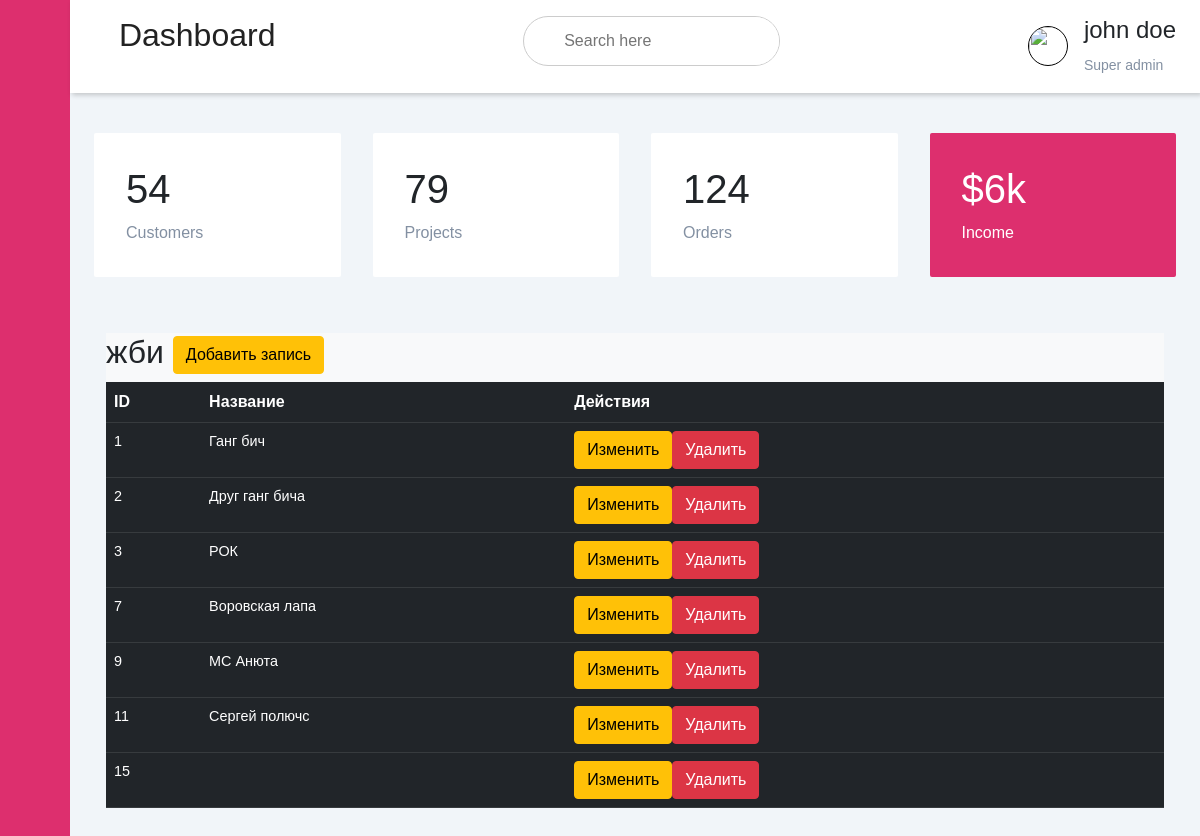
Page /edit/categories/1 on the earlier database version.
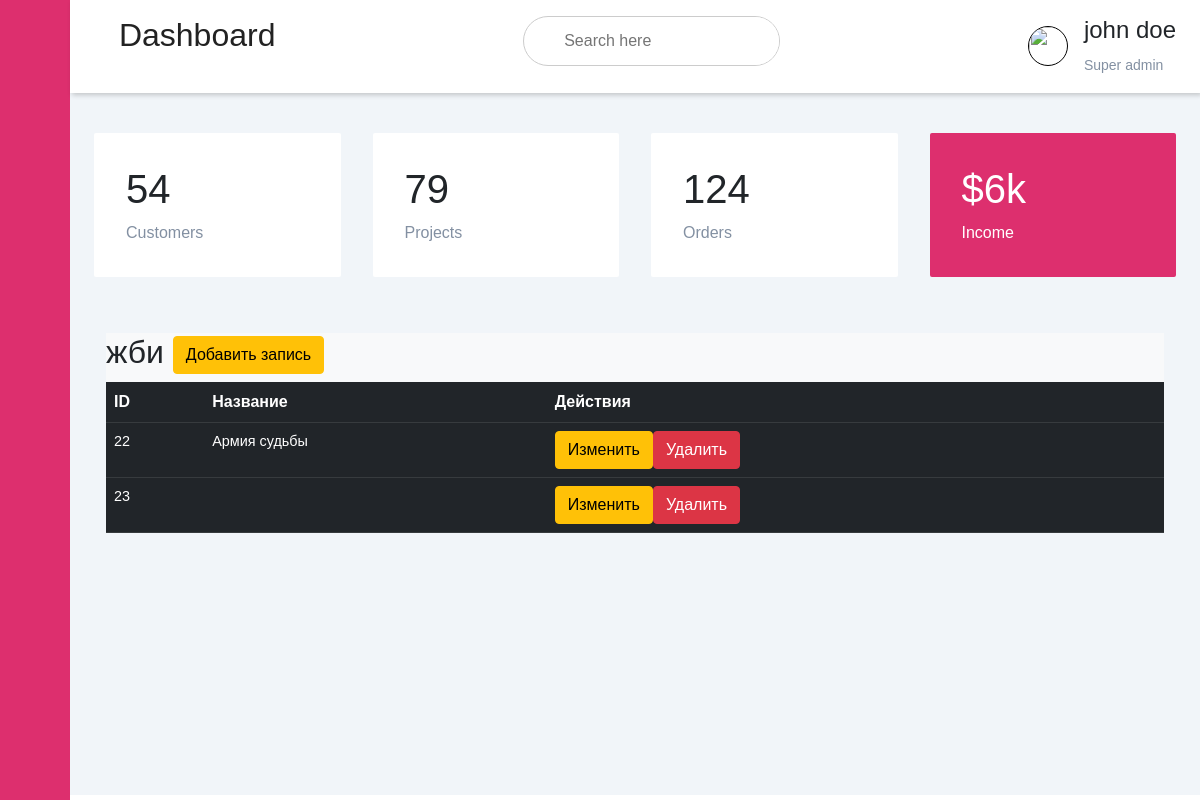
Same page on the later database version.
### app/models.py (models this page shows)
class Record(db.Model):
    __tablename__ = 'records'
    id = Column(Integer(), primary_key=True)
    name = Column(String(250), nullable=False, unique=True)
    photo = Column(BLOB)
    description = Column(TEXT)
    text = Column(TEXT)
    category_id = Column(Integer(), db.ForeignKey('categories.id'))
    created_at = Column(DateTime(), default=datetime.utcnow())

### app/editor_bp/routes/category_routes.py (the view)
@blueprint.route('/categories/<id>', methods=['GET', 'POST'])
def category(id):
    records = Record.query.filter_by(category_id=id).all()
    category_name = Category.query.filter_by(id=id).first().name
    title = category_name
    return render_template('editor_bp/category.html', records=records, category_name=category_name, title=title)

### app/editor_bp/templates/editor_bp/category.html (shortened to what this page needs)
{% extends 'base_edit_template.html' %}
{% block head %}
<link rel="stylesheet" href="{{url_for('admin.static', filename = 'css/bootstrap.min.css')}}">
{% endblock %}
{%block sidebar_menu%}
<div class="sidebar">
    <div class="sidebar-brand">
        <h2> <span>Админ панель</span></h2>
    </div>
    <div class="sidebar-menu">
        <ul>
            <li>
                <a href="{{url_for('editor.add_record')}}"><span class="las la-igloo"></span><span>Записи</span></a>
            </li>
            <li>
                <a href="{{url_for('editor.show_categories')}}"><span class="las la-users"></span><span>Категории</span></a>
            </li>
            <li>
                <a href="{{url_for('editor.menu')}}"><span class="las la-clipboard-list"></span><span>Меню</span></a>
            </li>
            <li>
                <a href=""><span class="las la-shopping-bag"></span><span>Быстрый доступ</span></a>
            </li>
            <li>
                <a href="{{url_for('editor.show_partners')}}"><span class="las la-receipt"></span><span>Партнеры</span></a>
            </li>
            <li>
                <a href=""><span class="las la-user-circle"></span><span>Правая панель</span></a>
            </li>
            <li>
                <a href=""><span class="las la-clipboard-list"></span><span>Метрики</span></a>
            </li>
        </ul>
    </div>
</div>
{%endblock%}
{% block header %}
{% include 'header.html' %}
{% endblock %}
{% block content %}
<div class="container">
    <div class="row">
        <div class="col md-12">
            <div class="bg-light p3">
                <h2>{{category_name}}
                    <a href="{{url_for('editor.add_record')}}" class="btn btn-warning btn-xs">Добавить запись</a>
                </h2>
                <table class="table table-hover table-dark">
                    <tr>
                        <th>ID</th>
                        <th>Название</th>
                        <th>Действия</th>
                    </tr>
                    {% for row in records %}
                    <tr>
                        <td>{{ row.id }}</td>
                        <td>{{ row.name }}</td>
                        <td>
                            <a href="{{url_for('editor.record', id=row.id)}}"
                               class="btn btn-warning btn-xs">Изменить</a>
                            <a href="{{url_for('editor.delete_record', id=row.id)}}" class="btn btn-danger btn-xs"
                               onclick="return confirm('Вы хотите удалить? ?')">Удалить</a>
                        </td>
                    </tr>
                    {% endfor%}
                </table>
            </div>
        </div>
    </div>
</div>
{% endblock %}

Differences in the rows shown:
removed Record: id "1", name "Ганг бич"
removed Record: id "2", name "Друг ганг бича"
removed Record: id "3", name "РОК"
removed Record: id "7", name "Воровская лапа"
removed Record: id "9", name "МС Анюта"
removed Record: id "11", name "Сергей полючс"
removed Record: id "15"
added Record: id "22", name "Армия судьбы"
added Record: id "23"
